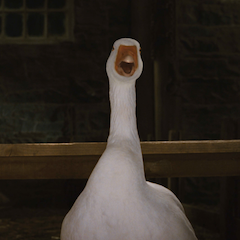
#> input picture Lektion_3/materialer/egetBillede.png, 240 x 240 px, found by its file name
$ python opgaver3.py   (older library calls are emulated)
#> lines starting #> are read from the running program, lines starting #| are printed output that depends on the picture; after the words box and inside, x2 and y2 are one past the last pixel; in counts of white or black regions, pixels touching at a corner belong together
import cv2
import numpy as np

#definer show
opgave = 6

#Prøv forskellige filtre med varierende kernestørrelse på dit billede, og se hvilken effekt det har:
#blur(), GaussianBlur(), medianBlur()
if opgave == 1:
    papir = cv2.imread(r'C:\Users\mikip\Documents\Fag_Perception\Lektion_3\materialer\papir.jpg')

    blurPapir=cv2.blur(papir,(5,5))
    gaussPapir=cv2.GaussianBlur(papir,(5,5),0.2)
    medianPapir=cv2.medianBlur(papir,15)

    cv2.imshow("normal", papir)
    cv2.imshow("blur", blurPapir)
    cv2.imshow("gauss", gaussPapir)
    cv2.imshow("median", medianPapir)
    cv2.waitKey(0)
#Vælg den bedste metode til at fjerne støj fra 'board.tif'
if opgave == 2:
    board = cv2.imread(r'C:\Users\mikip\Documents\Fag_Perception\Lektion_3\materialer\board.tif')

    blurBoard=cv2.blur(board, (5, 5))
    gaussBoard=cv2.GaussianBlur(board, (5, 5), 7)
    medianBoard=cv2.medianBlur(board, 7)

    cv2.imshow("normal", board)
    cv2.imshow("blur", blurPapir)
    cv2.imshow("gauss", gaussPapir)
    cv2.imshow("median", medianPapir) #median worked the best trust me
    cv2.waitKey(0)

#Segmenter det sorte skrift fra baggrunden på billedet 'papir.jpg'
    #Brug samme fremgangsmåde som videoeksemplet med ImageJ. Teksten bliver hvid og baggrunden sort.
if opgave == 3:
    papir = cv2.imread(r'C:\Users\mikip\Documents\Fag_Perception\Lektion_3\materialer\papir.jpg', cv2.IMREAD_GRAYSCALE)
    blur = cv2.blur(papir, (221, 221))
    fixedImage = cv2.subtract(blur, papir)

    ret, threshold = cv2.threshold(fixedImage, 25, 255, cv2.THRESH_BINARY)
    cv2.imshow("blur", blur)
    cv2.imshow("fixed", fixedImage)
    cv2.imshow("treshold", threshold)
    cv2.waitKey(0)


#Anvend horisontal og vertikal Sobel kerner til at fremhæve kanterne af dit eget billede (brug funktionen Sobel())

if opgave == 4:
    #størrelser
    scale = 0.3
    delta = 1
    ddepth = cv2.CV_16S

    mit = cv2.imread(r'C:\Users\mikip\Documents\Fag_Perception\Lektion_3\materialer\egetBillede.png', cv2.IMREAD_GRAYSCALE)
    blur = cv2.medianBlur(mit, 9)
    ret, thresh = cv2.threshold(blur, 120, 255, cv2.THRESH_BINARY)
    # Gradient-X
    grad_x = cv2.Sobel(thresh, ddepth, 1, 0, ksize=3, scale=scale, delta=delta, borderType=cv2.BORDER_DEFAULT)
    # Gradient-Y
    grad_y = cv2.Sobel(thresh, ddepth, 0, 1, ksize=3, scale=scale, delta=delta, borderType=cv2.BORDER_DEFAULT)

    abs_grad_x = cv2.convertScaleAbs(grad_x)
    abs_grad_y = cv2.convertScaleAbs(grad_y)

    grad = cv2.addWeighted(abs_grad_x, 0.5, abs_grad_y, 0.5, 0)

    cv2.imshow("normal", mit)
    cv2.imshow("sobel", grad)
    cv2.waitKey(0)


#Hvad er resultatet hvis du anvender Sobel kerner på hhv. RGB billede og gråtonebillede?
if opgave == 5:
    # størrelser
    scale = 0.3
    delta = 1
    ddepth = cv2.CV_16S

    mit = cv2.imread(r'C:\Users\mikip\Documents\Fag_Perception\Lektion_3\materialer\egetBillede.png')
    grey = cv2.imread(r'C:\Users\mikip\Documents\Fag_Perception\Lektion_3\materialer\egetBillede.png',
                      cv2.IMREAD_GRAYSCALE)
    blur = cv2.medianBlur(mit, 9)
    ret, thresh = cv2.threshold(blur, 120, 255, cv2.THRESH_BINARY)
    # Gradient-X
    grad_x = cv2.Sobel(thresh, ddepth, 1, 0, ksize=3, scale=scale, delta=delta, borderType=cv2.BORDER_DEFAULT)
    # Gradient-Y
    grad_y = cv2.Sobel(thresh, ddepth, 0, 1 , ksize=3, scale=scale, delta=delta, borderType=cv2.BORDER_DEFAULT)

    abs_grad_x = cv2.convertScaleAbs(grad_x)
    abs_grad_y = cv2.convertScaleAbs(grad_y)

    grad = cv2.addWeighted(abs_grad_x, 0.5, abs_grad_y, 0.5, 0)

    blur = cv2.medianBlur(grey, 9)
    ret, thresh = cv2.threshold(blur, 120, 255, cv2.THRESH_BINARY)
    # Gradient-X
    grad_x = cv2.Sobel(thresh, ddepth, 1, 0, ksize=3, scale=scale, delta=delta, borderType=cv2.BORDER_DEFAULT)
    # Gradient-Y
    grad_y = cv2.Sobel(thresh, ddepth, 0, 1, ksize=3, scale=scale, delta=delta, borderType=cv2.BORDER_DEFAULT)

    abs_grad_x = cv2.convertScaleAbs(grad_x)
    abs_grad_y = cv2.convertScaleAbs(grad_y)

    grad_grey = cv2.addWeighted(abs_grad_x, 0.5, abs_grad_y, 0.5, 0)

    cv2.imshow("normal", mit)
    cv2.imshow("sobel", grad)
    cv2.imshow("sobel_grey", grad_grey)
    cv2.waitKey(0)

#Test Cannys edge detection
if opgave == 6:
    mit = cv2.imread(r'C:\Users\mikip\Documents\Fag_Perception\Lektion_3\materialer\egetBillede.png')
#> mit is the input picture: shape (240, 240, 3); mean B, G, R 36.3, 42.8, 49.3
    grey = cv2.imread(r'C:\Users\mikip\Documents\Fag_Perception\Lektion_3\materialer\egetBillede.png',
                      cv2.IMREAD_GRAYSCALE)
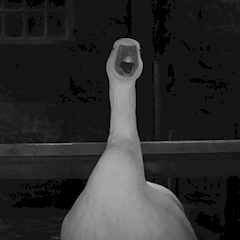
#> grey: shape (240, 240); min 0, max 183, mean 44.1
    edge = cv2.Canny(mit, 0, 100)
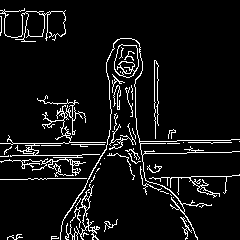
#> edge: shape (240, 240); 7.2% white in thin lines or dots
    edge_grey = cv2.Canny(grey, 0, 100)
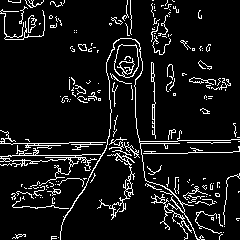
#> edge_grey: shape (240, 240); 8.7% white in thin lines or dots

    cv2.imshow("normal", mit)
    cv2.imshow("canny", edge)
    cv2.imshow("canny_grey", edge_grey)
    cv2.waitKey(0)

$ run again, with Lektion_3/materialer/Dots-fixed.png copied over Lektion_3/materialer/egetBillede.png
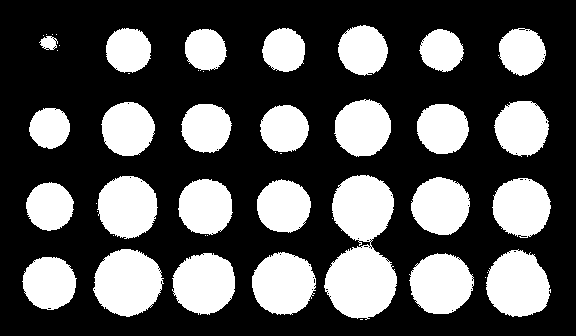
#> input picture Lektion_3/materialer/Dots-fixed.png, 576 x 336 px, found by its file name
#> mit is the input picture: shape (336, 576, 3); 33% white; 48 white regions (21 under 20 px), largest, box (x1, y1, x2, y2) and area: (324, 175, 397, 320) 7146, (93, 249, 164, 317) 3571, (486, 249, 551, 317) 3283
#> `edge = cv2.Canny(mit, 0, 100)`:
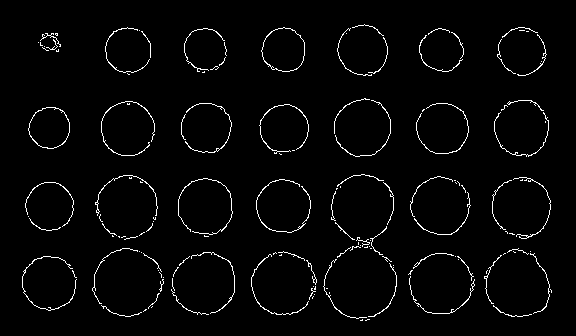
#> edge: shape (336, 576); 2.7% white in thin lines or dots, all inside (x1, y1, x2, y2) = (22, 24, 552, 321)

$ run again, with Lektion_3/materialer/enhance-me.png copied over Lektion_3/materialer/egetBillede.png
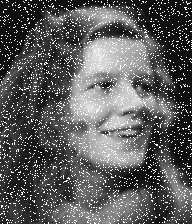
#> input picture Lektion_3/materialer/enhance-me.png, 192 x 224 px, found by its file name
#> mit is the input picture: shape (224, 192, 3); min 0, max 31, mean 11.4
#> `edge = cv2.Canny(mit, 0, 100)`:
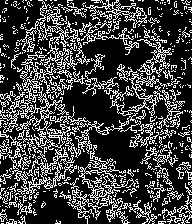
#> edge: shape (224, 192); 25.8% white in thin lines or dots
